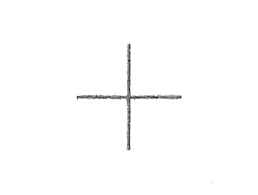
//> input picture Source/template.png, 258 x 195 px
$ ./main_create_database   (built with g++ and OpenCV 4)
//> lines starting //> are read from the running program, lines starting //| are printed output that depends on the picture
### Source/angle.h
#ifndef ANGLE_H
#define ANGLE_H

#include <iostream>
using namespace std;
#include <vector>
#include <map>
#include <string>
#include "cv.h"
#include "Caracteristics.h"
using namespace cv;

// Moment h閞ite de Caracteristics
class Angle:public Caracteristics{
public:
	// Constructeur
	Angle(string nameCaract);
	virtual void setCaractValues(map<string,vector<string>> pathFiles);
	//virtual void setZonesValues(map<string,vector<string>> pathFiles);
private:
	// Normalise l'image en la rognant
	Mat normalize_img(Mat src);
	// Calcul le pourcentage de blanc
	double calcul_angle(Mat src);
};

#endif

### Source/cut_down.h
#ifndef CUTDOWN_H
#define CUTDOWN_H

#include <iostream>
using namespace std;
#include <vector>
#include <map>
#include <string>
#include "cv.h"
using namespace cv;

using namespace cv;

Mat cut_down(Mat src);

// c'est pour d閎ugger et v閞ifier que 鏰 rogne correctement les images
//void cut_down_all(map<string,vector<string>> pathFiles);

#endif

### Source/caracteristics.h
#ifndef CARACTERISTICS_H
#define CARACTERISTICS_H

#include <map>
#include <vector>
#include <iostream>
#include <string>
#include "cv.h"
using namespace cv;
using namespace std;

class Caracteristics
{
	// Surcharge de l'opérateur <<
	friend ostream& operator<<(ostream &out, const Caracteristics &c);

protected:
	// Nom de la caractéristique
	string name;
	// Cette map associe à chaque picto, la valeur de la caractéristique correspondante
	map<string,vector<double>> caractValues;

public:
	// Constructeur
	Caracteristics();
	// Getter de la map
	map<string,vector<double>> getCaractValues();
	// Getter des valeurs de la caractéristique pour un pictogramme donné
	vector<double> getCaractValuesPicto(string pictoName);
	// Getter du nom de la caractéristique
	string getName();
	// Setter du nom de la caractéristique
	void setName(string nameCaracteristics);
	// Setter de la map
	void setCaractValues(map<string,vector<string>> pathFiles);
	// Ecrit le résultat de la caractéristique dans un fichier
	void writeInAFile(string header, string pathFile);
};

#endif

### Source/percent_of_white.h
#ifndef PERCENTWHITE_H
#define PERCENTWHITE_H

#include <iostream>
using namespace std;
#include <vector>
#include <map>
#include <string>
#include "cv.h"
#include "Caracteristics.h"
using namespace cv;

// Moment h閞ite de Caracteristics
class PercentOfWhite:public Caracteristics{
public:
	// Constructeur
	PercentOfWhite(string nameCaract);
	virtual void setCaractValues(map<string,vector<string>> pathFiles);
private:
	// Normalise l'image en la rognant
	double normalize_img(Mat src);
	// Calcul le pourcentage de blanc
	double calcul_percent_of_white(Mat src);
};

#endif

### Source/manage_img.h
#ifndef MAN_H
#define MAN_H

#include <iostream>
using namespace std;
#include <map>
#include <vector>
#include <cv.h>
using namespace cv;

#include "warping.h"

#define MATCH_IMG 0
#define MATCH_TXT 1


struct database_picto{
	string path;
	string description;
	/*other caract ?*/
};

void extractImage(Mat& src, Mat& dst, int x1, int y1, int x2, int y2);
void saveImage(Mat& src, string name);
int match_img(Mat& img_extract, int type_base);

#endif

### Source/caneva.h
#ifndef CAN_H
#define CAN_H

#include <iostream>
using namespace std;
#include <map>
#include <vector>
#include "cv.h"
using namespace cv;

#define FIRST_VERTICAL_COL 0
#define FIRST_VERTICAL_LINE 0

#define LAST_VERTICAL_COL 13	//==parcours de l'image selon le x
#define LAST_VERTICAL_LINE 15	//==parcours de l'image selon le y

typedef struct can_pt can_pt ;
struct can_pt{
	unsigned int x[LAST_VERTICAL_COL +1];
	unsigned int y[LAST_VERTICAL_LINE +1];
};

void create_caneva(cv::Mat& full_image, cv::Point& cross_up, cv::Point& cross_down);
void show_caneva(cv::Mat& full_image);


#endif

### Source/warping.h
#ifndef WARPING_H

	#include "cv.h"
	#include "highgui.h"
	using namespace cv;

	#include <math.h>
	#define M_PI 3.14159265358979323846264338327

	#define ANGLE_REFERENCE (double)54.88302

	void rotateE(cv::Mat& src, double angle, cv::Mat& dst);
	double MatchingMethod( cv::Mat& full_image, cv::Mat& template_image, cv::Point& origin_template );
	double compute_warping(cv::Mat& image_test, cv::Mat& image_reference);
	void find_crosses( cv::Mat& full_image, cv::Mat& cross_image, cv::Point& cross_up, cv::Point& cross_down );

#endif

### Source/warping.cpp

#include "warping.h"

/**
 * Rotate an image
 */
void rotateE(cv::Mat& src, double angle, cv::Mat& dst)
{
    int len = std::max(src.cols, src.rows);
    cv::Point pt(len/2, len/2);
    cv::Mat r = cv::getRotationMatrix2D(pt, angle, 1.0);
    cv::warpAffine(src, dst, r, cv::Size(len, len));
}


/**
 * @function MatchingMethod
 * @brief Trackbar callback
 * @arg
 *		full_image : image for source
 *		template_image : image that you want to find in source
 *		origin_template : Point of the matching template found in the image source
 */
// [56 lines left out: function MatchingMethod, not called in this run]

double compute_warping(cv::Mat& full_image, cv::Mat& image_reference){

	/*********** If you want to add rotation on the source image *******************/
	double angle = 0 ;
	rotateE(full_image, angle, full_image);
	//imshow( "image base", full_image );
	/*******************************************************************************/

	Point origine_cross_up;
	Point origine_cross_down;

	if(find_crosses( full_image, image_reference, origine_cross_up, origine_cross_down )){

/*
*		 origine_cross_up
*		/|
*  hyp / |
* ------------
*	 /	 | op
*	/____|
*	^   adj
*	origine_cross_down
*/

		double op = origine_cross_down.y - origine_cross_up.y ;
		double adj = origine_cross_up.x - origine_cross_down.x ;
		double hyp = sqrt( pow(op,2) + pow(adj,2) );

		/* Compute the angle */
		double result_tan, result_cos, result_sin ;
		result_tan = atan( (double)(op) / (adj) ) ;// tan(angle) = op / adj
		printf("resultat angle (tan) : %f degres\n", result_tan * 180 / M_PI );

		result_cos = acos( (double)(adj) / (hyp) ) ;
		printf("resultat angle (cos) : %f degres\n", result_cos * 180 / M_PI );

		result_sin = asin( (double)(op) / (hyp) ) ;
		printf("resultat angle (sin) : %f degres\n", result_sin * 180 / M_PI );

		double mean_angle = (result_tan + result_cos + result_sin)/3 ;
		printf("\nangle moyen : %f degres\n", mean_angle * 180 / M_PI );
		double correction_angle = ANGLE_REFERENCE - (mean_angle * 180 / M_PI) ;
		printf("inclinaison image : %f degres\n",  correction_angle);

		return correction_angle ;
	}
	else{
		printf("\nimpossible de calculer l'angle (pas de detection de croix)\n");
		system("pause");
		return 0 ;
	}
}

### Source/main_create_database.cpp
//////////////////////////////////////////////////////////////////////////
// Module IRF, 5-INFO 5-EII
// contenu : creer la base de donnée de la reconnaissance d'images
// auteur : Yannick Gaudin, Martin Seillan, Alexandra Charrier, Richard Lagrange
// date : 26/10/2013
//////////////////////////////////////////////////////////////////////////

#include "cv.h"
#include "highgui.h"
using namespace cv;
#include <iostream>
#include <string>
#include <vector>
#include <fstream>
using namespace std;

#include "warping.h"
//#include "folders.h"
#include "caneva.h"
#include "manage_img.h"
#include <Windows.h>
#include "percent_of_white.h"
#include "cut_down.h"

#define DEBUG_LEVEL  3		// 0:no dbg - 1:dbg mini - 2:dbg normal - 3:dbg max
#define NB_REPOSITORY 35 // 35
#define NB_FILE 22 // 22

int reject = 0;
int reduction_factor = 2;
extern can_pt caneva_pts ;
extern struct database_picto db_picto[];
extern struct database_picto db_text[];

int main(void){

	cout << "main\n";
/*** dossier necessaires ***/
	system("mkdir sortie");
	system("mkdir data");

/**** Template de la croix ****/
	Mat image_reference = imread( "img/template.png", 1 );
//> image_reference is the input picture: 195 rows x 258 cols, CV_8UC3; min 28, max 255, mean 253

	// redimensionnement du template de la croix suivant le facteur de réduction
	#if DEBUG_LEVEL > 0
	Size size_image_reference( image_reference.cols/reduction_factor, image_reference.rows/reduction_factor );
//> size_image_reference = Size(129, 97)
	resize( image_reference, image_reference, size_image_reference );
//> image_reference: 97 rows x 129 cols, CV_8UC3
	#endif

/**** boucle générale pour parcourir les dossiers ****/
	string path_root = "NicIcon/";
	int k;
	for(k=0;k<NB_REPOSITORY;k++){

/**** Détermination du numéro du scripteur ****/
		string path_directory = path_root;
		string numeroScripteur = "";
		// conversion d'un entier en string
		ostringstream ossK;
		ossK << k;
		string num_k = ossK.str();
		if(k<10)
			numeroScripteur = "00"+num_k;
		else
			numeroScripteur = "0"+num_k;

/**** Construction du chemin d'accès au dossier ****/
		string tmp_directory = "";
		tmp_directory = "w"+numeroScripteur;
		tmp_directory += "-scans/";
		path_directory += tmp_directory;

		int l;
		for(l=0;l<NB_FILE;l++){
/**** Détermination du numéro de la page ****/
			string path_file = path_directory;
			string numeroPage = "";
			ostringstream ossL;
			ossL << l;
			string num_l = ossL.str();
			if(l<10)
				numeroPage = "0"+num_l;
			else
				numeroPage = num_l;

/**** Détermination du numéro du formulaire ****/
			string numeroFormulaire = numeroScripteur+numeroPage;

/**** Construction du chemin d'accès au fichier et initialisation de image_in (image actuelle à traiter) ****/
			path_file += numeroFormulaire+".png";
			Mat image_in = imread(path_file,1);
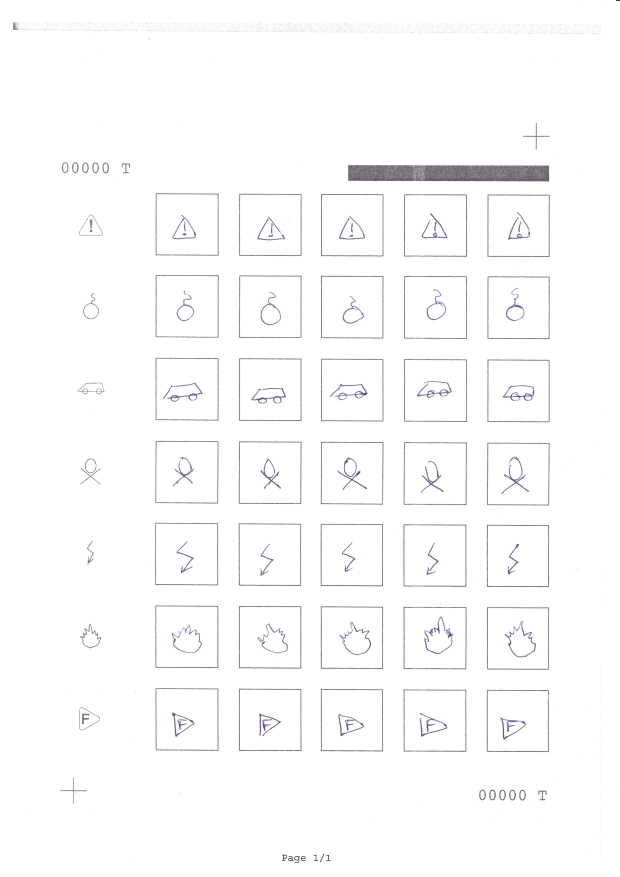
//> input picture Source/00000.png, 2480 x 3508 px (shown at 1/4 size)
//> image_in is the input picture: 3508 rows x 2480 cols, CV_8UC3; mean B, G, R 251.3, 251, 251.1
			cout << path_file << endl;
/**** Redimensionnement des images pour les tests ****/
			#if DEBUG_LEVEL > 0
			Size size_image_test( image_in.cols/reduction_factor, image_in.rows/reduction_factor);
//> size_image_test = Size(1240, 1754)
			resize(image_in, image_in, size_image_test );
//> image_in: 1754 rows x 1240 cols, CV_8UC3
			#endif

/**** Calcul de l'angle de rotation de l'image ***/
			cout << "Calcul de l'angle de rotation de l'image" << endl;
			double angle_correction = compute_warping(image_in,image_reference);
//> in rotateE, `cv::warpAffine(src, dst, r, cv::Size(len, len));`:
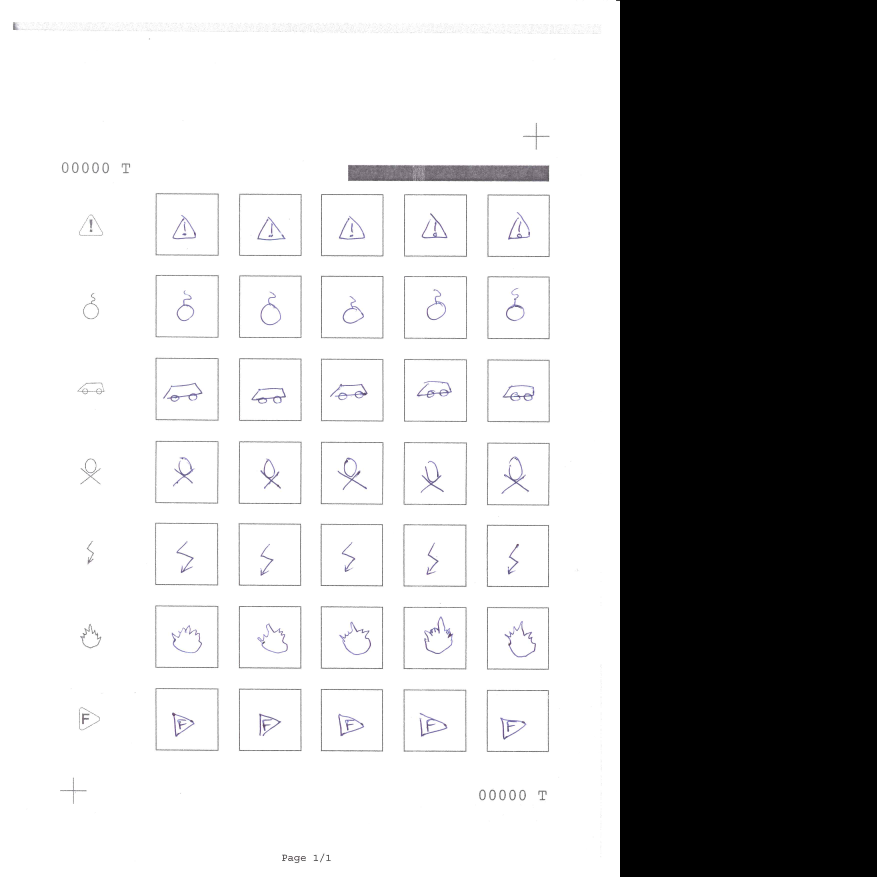
//> src: 1754 rows x 1754 cols, CV_8UC3 (shown at 1/2 size); mean B, G, R 177.7, 177.5, 177.5
//> (the run ends here: the program needs code that is not available in this run, at `if(find_crosses( full_image, image_reference, origine_cross_up, origin..`)
